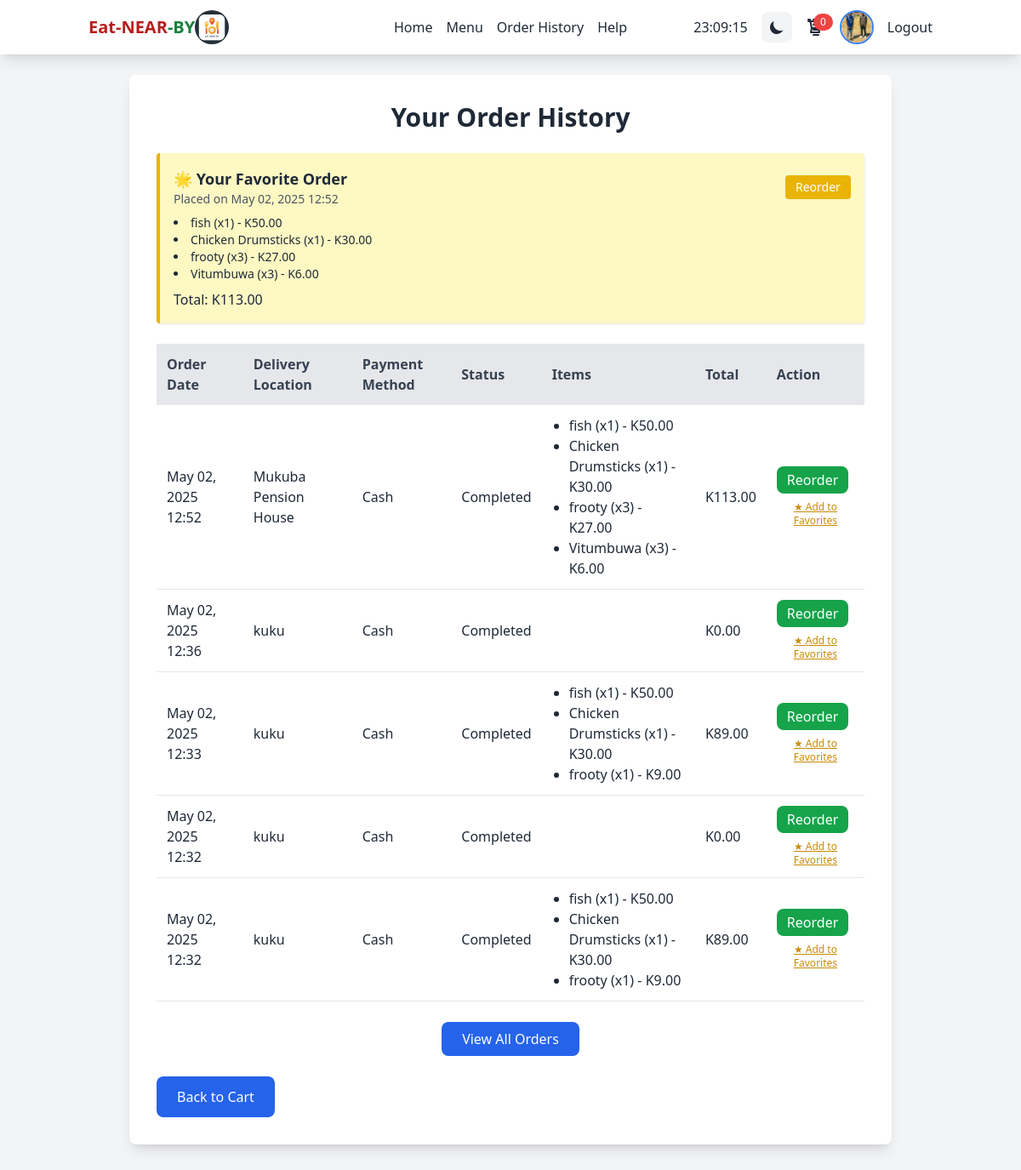
/payments/order-history/ (signed in, upper part), run on an earlier commit of the app's database.
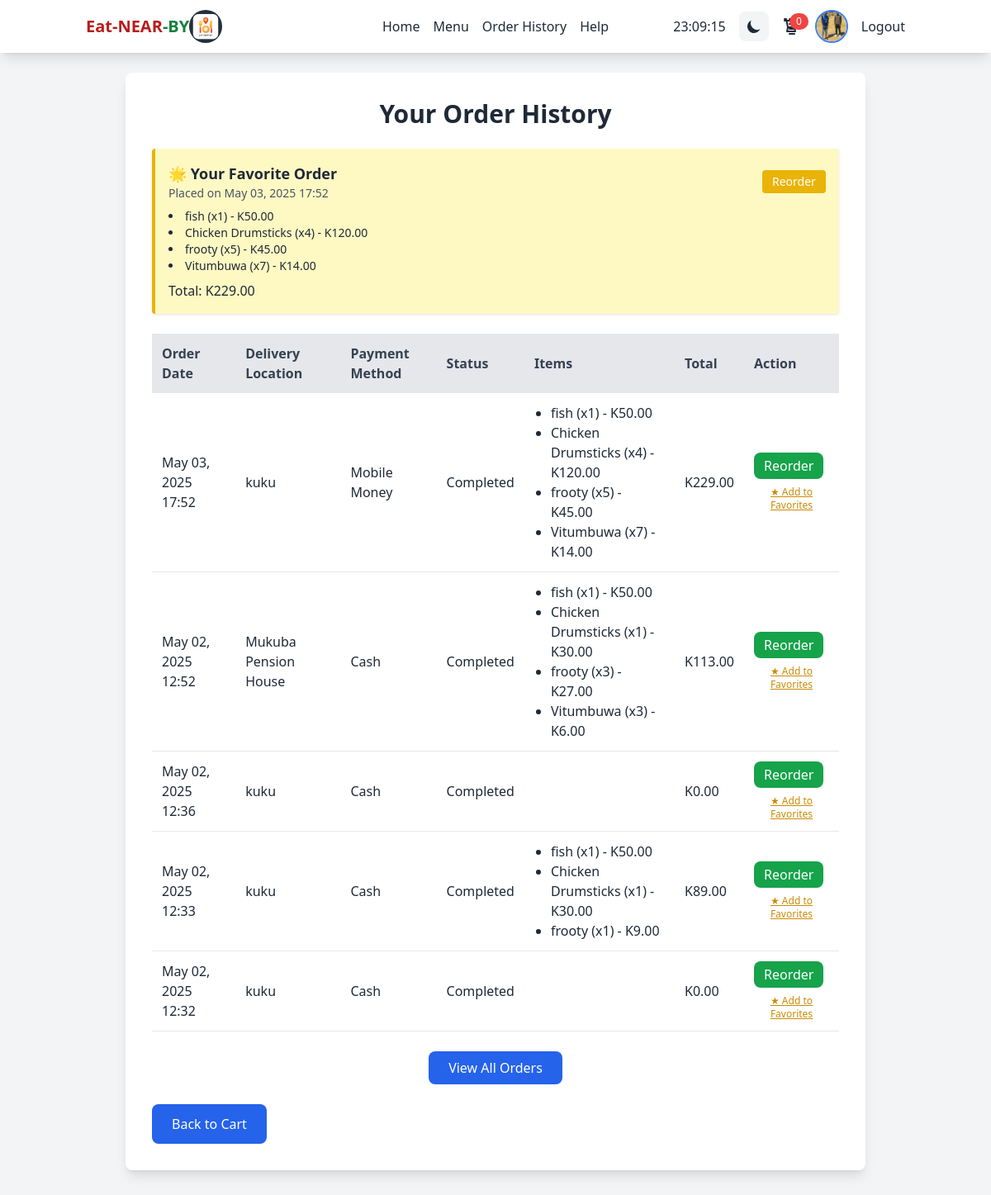
And on a later commit of the database.
### payments/models.py (models this page shows, shortened)
class PaymentHistory(models.Model):
    id = models.BigAutoField(primary_key=True)
    transaction_id = models.CharField(max_length=100, blank=True, null=True) #paypal transaction
    user = models.ForeignKey(User, on_delete=models.CASCADE)
    cart = models.ForeignKey(Cart, on_delete=models.SET_NULL, null=True)
    delivery_info = models.ForeignKey(
        DeliveryInfo,
        on_delete=models.SET_NULL,
        null=True,
        related_name='payment_histories'
    )
    total = models.DecimalField(max_digits=10, decimal_places=2)
    created_at = models.DateTimeField(auto_now_add=True)
    items = models.JSONField(
        help_text="List of items in the payment (e.g., [{'name': 'Pizza', 'quantity': 2, 'subtotal': 15.00}])"
    )
    class Meta:
        ordering = ['-created_at']
        verbose_name = "Payment History"
        verbose_name_plural = "Payment Histories"

class DeliveryInfo(models.Model):
    id = models.BigAutoField(primary_key=True)
    DELIVERY_POINTS = [
        ('evelyhone', 'Evelyn Hone College'),
        ('zambia_police', 'Zambia Police Headquarters'),
        ('zambia_accountancy', 'Zambia Centre for Accountancy'),
        ('mukuba_house', 'Mukuba Pension House'),
        ('bus_terminus', 'Lusaka Intercity Bus Terminus'),
        ('national_museum', 'Lusaka National Museum'),
    ]
    PAYMENT_METHODS = [
        ('cash', 'Cash'),
        ('mobile_money', 'Mobile Money'),
        ('card', 'Card'),
    ]
    MOBILE_MONEY_PROVIDERS = [
        ('airtel', 'Airtel'),
        ('mtn', 'MTN'),
        ('zamtel', 'Zamtel'),
    ]
    CARD_PROVIDERS = [
        ('paypal', 'Paypal'),
        ('pesapal', 'Pesapal'),
        ('stripe', 'Stripe'),
    ]
    DELIVERY_STATUS_CHOICES = [
        ('pending', 'Pending'),
        ('in_progress', 'In Progress'),
        ('completed', 'Completed'),
        ('cancelled', 'Cancelled'),
    ]
    user = models.ForeignKey(User, on_delete=models.CASCADE)
    cart = models.ForeignKey(Cart, on_delete=models.CASCADE)
    address = models.CharField(max_length=100, blank=True, null=True)
    predefined_address = models.CharField(
        max_length=30,
        choices=DELIVERY_POINTS,
        blank=True,
        null=True,
        help_text="Predefined delivery point"
    )
    delivery_status = models.CharField(
        max_length=20,
        choices=DELIVERY_STATUS_CHOICES,
        default='pending',
        help_text="Current delivery status"
    )
    payment_method = models.CharField(
        max_length=20,
        choices=PAYMENT_METHODS,
        default='cash',
        help_text="Payment method used"
    )
    payment_provider = models.CharField(
        max_length=20,
        blank=True,
        null=True,
        help_text="Specific provider for Mobile Money or Card (e.g., Airtel, Stripe)"
    )
    phone_number = models.CharField(max_length=20)
    secondary_phone_number = models.CharField(
        max_length=20,
        blank=True,
        null=True,
        help_text="Optional secondary contact number"
    )
    created_at = models.DateTimeField(auto_now_add=True)
    updated_at = models.DateTimeField(auto_now=True)
    class Meta:
        ordering = ['-created_at']
        verbose_name = "Delivery Info"
        verbose_name_plural = "Delivery Info"

### payments/views.py (the view)
# urls.py: path('order-history/', views.order_history, name='order_history'),
@login_required
def order_history(request):
    history = PaymentHistory.objects.filter(user=request.user)
    return render(request, 'payments/order_history.html', {'history': history})

### payments/templates/payments/order_history.html (shortened to what the changed rows need)
{% extends "base.html" %}
{% block content %}
<div class="min-h-screen bg-gray-100 pt-16 pb-8">
    <div class="hidden md:block">
        <div class="max-w-4xl mx-auto bg-white shadow-lg rounded-lg p-8">
            <h1 class="text-3xl font-bold text-gray-800 mb-6 text-center">Your Order History</h1>
            {% with history.0 as favorite %}
            {% if favorite %}
            <div id="favorite-order" class="bg-yellow-100 border-l-4 border-yellow-500 p-4 mb-6 rounded shadow animate__animated animate__fadeInDown animate__faster">
                <div class="flex justify-between items-center animate__animated animate__fadeInRight animate__delay-1s">
                    <div>
                        <p class="text-gray-800 font-semibold text-lg">🌟 Your Favorite Order</p>
                        <p class="text-sm text-gray-600">Placed on {{ favorite.created_at|date:"F d, Y H:i" }}</p>
                    </div>
                    <form method="post" action="{% url 'payments:reorder' favorite.id %}" class="animate__animated animate__zoomIn animate__delay-2s">
                        <button type="submit" class="bg-yellow-500 text-white text-sm px-3 py-1 rounded hover:bg-yellow-600 transition">
                            Reorder
                        </button>
                    </form>
                </div>
                <ul class="list-disc list-inside mt-2 text-sm animate__animated animate__fadeInUp animate__delay-1s">
                    {% for item in favorite.items %}
                        <li>{{ item.name }} (x{{ item.quantity }}) - K{{ item.subtotal|floatformat:2 }}</li>
                    {% endfor %}
                </ul>
                <p class="mt-2 font-medium animate__animated animate__fadeInUp animate__delay-2s">Total: K{{ favorite.total|floatformat:2 }}</p>
            </div>
            {% endif %}
            {% endwith %}
            {% if history %}
                <table class="w-full border-collapse mb-6">
                    <thead>
                        <tr class="bg-gray-200">
                            <th class="p-3 text-left text-gray-700">Order Date</th>
                            <th class="p-3 text-left text-gray-700">Delivery Location</th>
                            <th class="p-3 text-left text-gray-700">Payment Method</th>
                            <th class="p-3 text-left text-gray-700">Status</th>
                            <th class="p-3 text-left text-gray-700">Items</th>
                            <th class="p-3 text-left text-gray-700">Total</th>
                            <th class="p-3 text-left text-gray-700">Action</th>
                        </tr>
                    </thead>
                    <tbody id="pc-history-table">
                        {% for order in history|slice:":5" %}
                        <tr class="border-b">
                            <td class="p-3">{{ order.created_at|date:"F d, Y H:i" }}</td>
                            <td class="p-3">{{ order.delivery_info.address|default:order.delivery_info.get_predefined_address_display }}</td>
                            <td class="p-3">{{ order.delivery_info.get_payment_method_display }}</td>
                            <td class="p-3">{{ order.delivery_info.get_delivery_status_display }}</td>
                            <td class="p-3">
                                <ul class="list-disc pl-5">
                                    {% for item in order.items %}
                                    <li>{{ item.name }} (x{{ item.quantity }}) - K{{ item.subtotal|floatformat:2 }}</li>
                                    {% endfor %}
                                </ul>
                            </td>
                            <td class="p-3">K{{ order.total|floatformat:2 }}</td>
                            <td class="p-3">
                                <form method="post" action="{% url 'payments:reorder' order.id %}">
                                    <button type="submit" class="bg-green-600 text-white py-1 px-3 rounded-lg hover:bg-green-700 transition duration-300">Reorder</button>
                                </form>
                                <button type="button" onclick="markFavorite(this)" class="text-yellow-600 text-xs underline hover:text-yellow-800 mt-2 block">★ Add to Favorites</button>
                            </td>
                        </tr>
                        {% endfor %}
                    </tbody>
                </table>
            {% else %}
                <p class="text-gray-600 text-center">You have no order history yet.</p>
            {% endif %}
        </div>
    </div>
</div>
{% endblock %}

What changed in the data, as far as the page shows it:
no longer on this page (row unchanged): PaymentHistory: created_at "May 02, 2025 12:32", delivery_info.address "kuku", delivery_info.payment_method "Cash", delivery_info.delivery_status "Completed", name "fish" "Chicken Drumsticks" "frooty", quantity "1" "1" "1", subtotal "50.00" "30.00" "9.00", total "89.00"
added PaymentHistory: created_at "May 03, 2025 17:52", total "229.00", delivery_info.address "kuku", delivery_info.payment_method "Mobile Money", delivery_info.delivery_status "Completed", name "fish" "Chicken Drumsticks" "frooty" "Vitumbuwa", quantity "1" "4" "5" "7", subtotal "50.00" "120.00" "45.00" "14.00"
Also different on the page:
{{ favorite.created_at|date:"F d, Y H:i" }}: "May 02, 2025 12:52" → "May 03, 2025 17:52"
{{ favorite.total|floatformat:2 }}: "113.00" → "229.00"
new list line: "Chicken Drumsticks (x 4 ) - K 120.00"
new list line: "frooty (x 5 ) - K 45.00"
new list line: "Vitumbuwa (x 7 ) - K 14.00"
list line gone: "Chicken Drumsticks (x 1 ) - K 30.00"
list line gone: "frooty (x 3 ) - K 27.00"
list line gone: "Vitumbuwa (x 3 ) - K 6.00"
